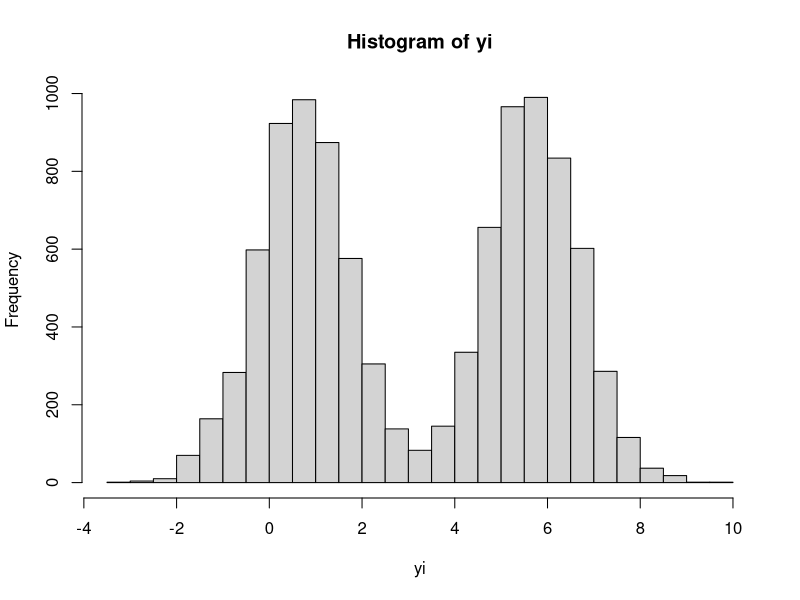
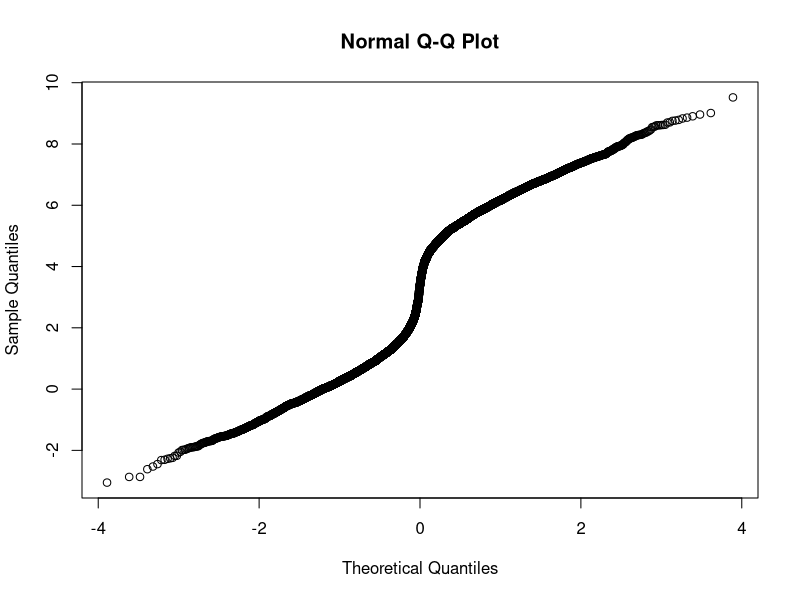
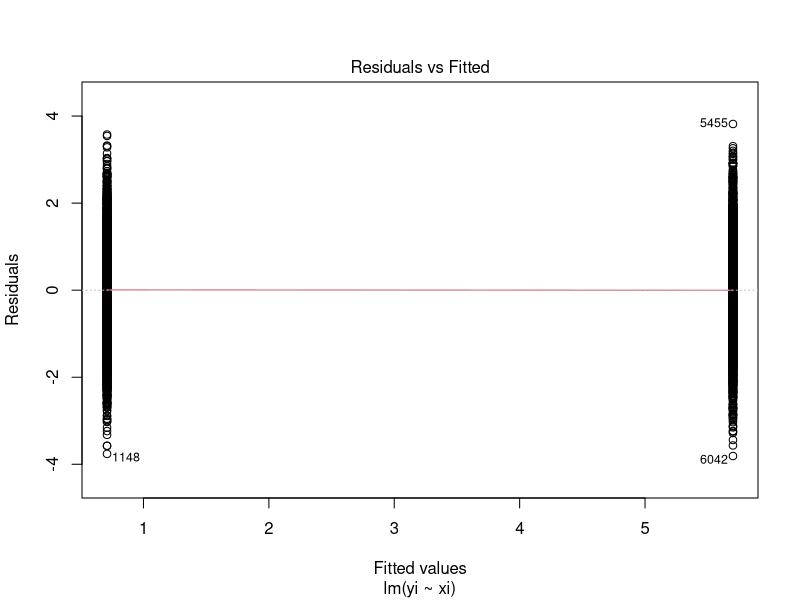
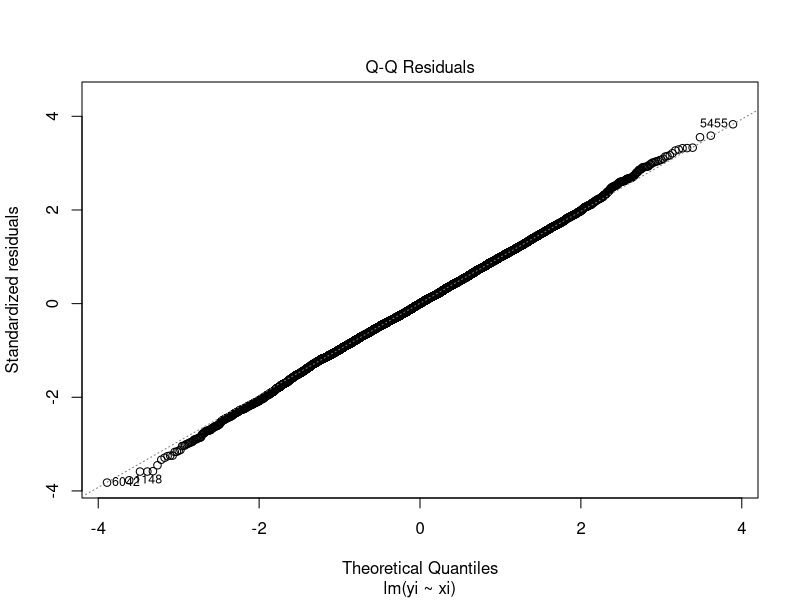
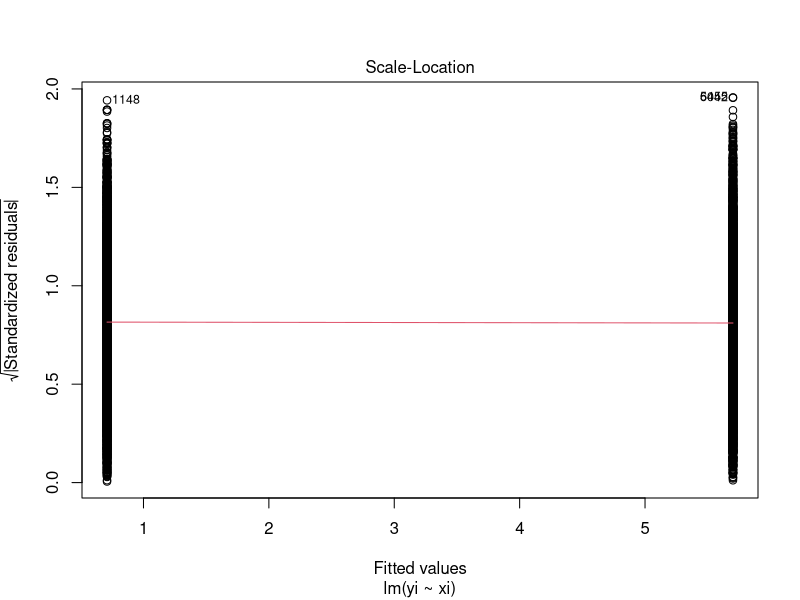
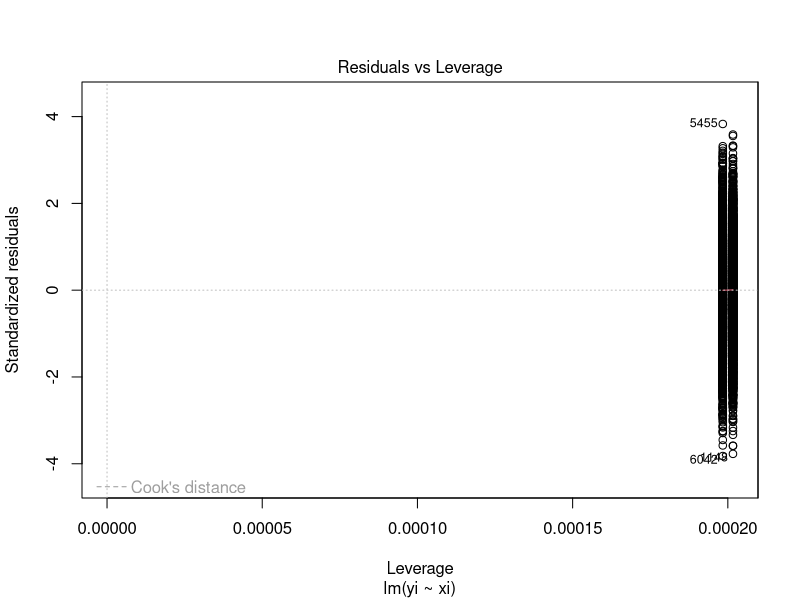
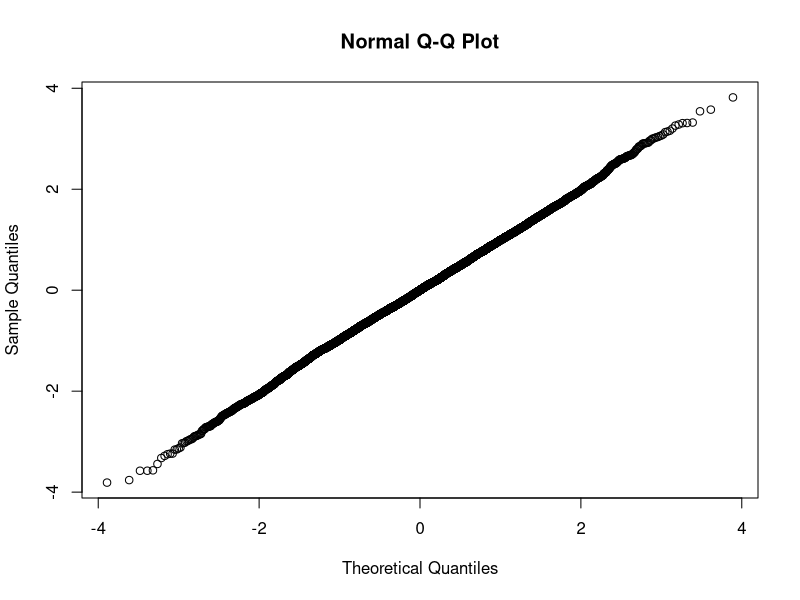
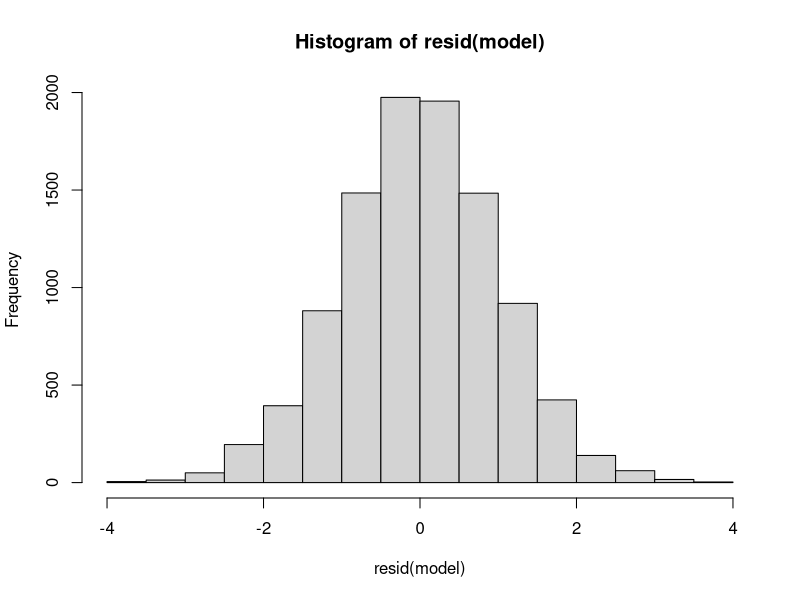

Write the R code that produced these figures, in order.
## ---- chunk 1
xi <- rbinom(10000, 1, .5)
## ---- chunk 2
yi <- 0 + 5 * xi + rnorm(10000, .7)

## ---- chunk 3
hist(yi, breaks=20)
## ---- chunk 4
qqnorm(yi)
## ---- chunk 5
model <- lm(yi~xi)
## ---- chunk 6
plot(model)
## ---- chunk 7
qqnorm(resid(model))
## ---- chunk 8
hist(resid(model),breaks=20)
